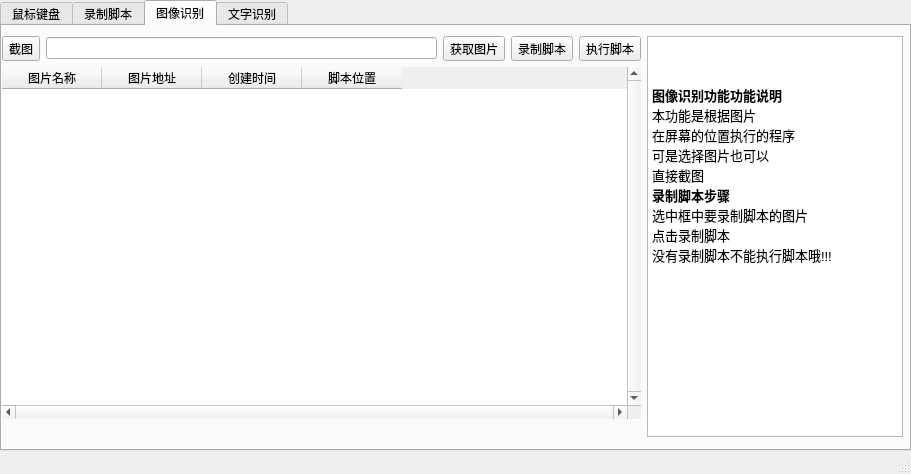
<?xml version="1.0" encoding="UTF-8"?>
<ui version="4.0">
 <class>MainWindow</class>
 <widget class="QMainWindow" name="MainWindow">
  <property name="geometry">
   <rect>
    <x>0</x>
    <y>0</y>
    <width>911</width>
    <height>474</height>
   </rect>
  </property>
  <property name="windowTitle">
   <string>MainWindow</string>
  </property>
  <widget class="QWidget" name="centralwidget">
   <widget class="QTabWidget" name="tabWidget">
    <property name="geometry">
     <rect>
      <x>0</x>
      <y>0</y>
      <width>911</width>
      <height>451</height>
     </rect>
    </property>
    <property name="currentIndex">
     <number>2</number>
    </property>
    <widget class="QWidget" name="tab">
     <attribute name="title">
      <string>鼠标键盘</string>
     </attribute>
     <widget class="QWidget" name="gridLayoutWidget">
      <property name="geometry">
       <rect>
        <x>0</x>
        <y>0</y>
        <width>661</width>
        <height>421</height>
       </rect>
      </property>
      <layout class="QGridLayout" name="gridLayout_2">
       <item row="3" column="2">
        <widget class="QLineEdit" name="lineEdit_4"/>
       </item>
       <item row="5" column="3" colspan="5">
        <widget class="QPushButton" name="pushButton">
         <property name="text">
          <string>启动应用</string>
         </property>
         <property name="shortcut">
          <string>F8</string>
         </property>
        </widget>
       </item>
       <item row="3" column="7">
        <widget class="QLineEdit" name="lineEdit_5"/>
       </item>
       <item row="0" column="3">
        <widget class="QLabel" name="label_5">
         <property name="text">
          <string>次</string>
         </property>
        </widget>
       </item>
       <item row="3" column="6">
        <widget class="QLabel" name="label_15">
         <property name="text">
          <string>秒</string>
         </property>
         <property name="buddy">
          <cstring>lineEdit_5</cstring>
         </property>
        </widget>
       </item>
       <item row="0" column="0">
        <widget class="QLabel" name="label">
         <property name="text">
          <string>鼠标右键:</string>
         </property>
         <property name="buddy">
          <cstring>lineEdit</cstring>
         </property>
        </widget>
       </item>
       <item row="2" column="2">
        <widget class="QTimeEdit" name="timeEdit"/>
       </item>
       <item row="0" column="5">
        <widget class="QLineEdit" name="lineEdit_7"/>
       </item>
       <item row="0" column="12">
        <widget class="QLineEdit" name="lineEdit_2"/>
       </item>
       <item row="2" column="7">
        <widget class="QCheckBox" name="checkBox_3">
         <property name="text">
          <string>是否启动</string>
         </property>
        </widget>
       </item>
       <item row="0" column="4">
        <widget class="QLabel" name="label_7">
         <property name="text">
          <string>延迟</string>
         </property>
         <property name="buddy">
          <cstring>lineEdit_7</cstring>
         </property>
        </widget>
       </item>
       <item row="1" column="4">
        <widget class="QLabel" name="label_10">
         <property name="text">
          <string>延迟</string>
         </property>
         <property name="buddy">
          <cstring>lineEdit_8</cstring>
         </property>
        </widget>
       </item>
       <item row="4" column="2" colspan="6">
        <widget class="QCheckBox" name="checkBox_5">
         <property name="text">
          <string>记住设置</string>
         </property>
        </widget>
       </item>
       <item row="1" column="12">
        <widget class="QLineEdit" name="lineEdit_6"/>
       </item>
       <item row="3" column="11">
        <widget class="QToolButton" name="toolButton">
         <property name="text">
          <string>...</string>
         </property>
        </widget>
       </item>
       <item row="3" column="5">
        <widget class="QLineEdit" name="lineEdit_10"/>
       </item>
       <item row="2" column="5">
        <widget class="QComboBox" name="comboBox">
         <item>
          <property name="text">
           <string/>
          </property>
         </item>
         <item>
          <property name="text">
           <string>向上</string>
          </property>
         </item>
         <item>
          <property name="text">
           <string>向下</string>
          </property>
         </item>
        </widget>
       </item>
       <item row="0" column="7">
        <widget class="QCheckBox" name="checkBox">
         <property name="text">
          <string>是否启动</string>
         </property>
        </widget>
       </item>
       <item row="1" column="3">
        <widget class="QLabel" name="label_6">
         <property name="text">
          <string>次</string>
         </property>
        </widget>
       </item>
       <item row="2" column="0">
        <widget class="QLabel" name="label_3">
         <property name="text">
          <string>滑轮</string>
         </property>
         <property name="buddy">
          <cstring>timeEdit</cstring>
         </property>
        </widget>
       </item>
       <item row="3" column="3">
        <widget class="QLabel" name="label_8">
         <property name="text">
          <string>次</string>
         </property>
        </widget>
       </item>
       <item row="1" column="11">
        <widget class="QToolButton" name="toolButton_3">
         <property name="text">
          <string>获取左键鼠标坐标</string>
         </property>
        </widget>
       </item>
       <item row="1" column="0">
        <widget class="QLabel" name="label_2">
         <property name="text">
          <string>鼠标左键</string>
         </property>
         <property name="buddy">
          <cstring>lineEdit_3</cstring>
         </property>
        </widget>
       </item>
       <item row="0" column="2">
        <widget class="QLineEdit" name="lineEdit"/>
       </item>
       <item row="3" column="4">
        <widget class="QLabel" name="label_12">
         <property name="text">
          <string>延迟</string>
         </property>
         <property name="buddy">
          <cstring>lineEdit_10</cstring>
         </property>
        </widget>
       </item>
       <item row="1" column="7">
        <widget class="QCheckBox" name="checkBox_2">
         <property name="text">
          <string>是否启动</string>
         </property>
        </widget>
       </item>
       <item row="0" column="6">
        <widget class="QLabel" name="label_9">
         <property name="text">
          <string>秒</string>
         </property>
         <property name="buddy">
          <cstring>checkBox</cstring>
         </property>
        </widget>
       </item>
       <item row="3" column="0">
        <widget class="QLabel" name="label_4">
         <property name="text">
          <string>键盘</string>
         </property>
         <property name="buddy">
          <cstring>lineEdit_4</cstring>
         </property>
        </widget>
       </item>
       <item row="1" column="5">
        <widget class="QLineEdit" name="lineEdit_8"/>
       </item>
       <item row="1" column="2">
        <widget class="QLineEdit" name="lineEdit_3"/>
       </item>
       <item row="1" column="6">
        <widget class="QLabel" name="label_13">
         <property name="text">
          <string>秒</string>
         </property>
         <property name="buddy">
          <cstring>checkBox_2</cstring>
         </property>
        </widget>
       </item>
       <item row="3" column="12" colspan="2">
        <widget class="QCheckBox" name="checkBox_4">
         <property name="text">
          <string>是否启动</string>
         </property>
        </widget>
       </item>
       <item row="0" column="11">
        <widget class="QToolButton" name="toolButton_2">
         <property name="text">
          <string>获取右键鼠标坐标</string>
         </property>
        </widget>
       </item>
      </layout>
     </widget>
     <widget class="QTextBrowser" name="textBrowser_3">
      <property name="geometry">
       <rect>
        <x>660</x>
        <y>0</y>
        <width>241</width>
        <height>421</height>
       </rect>
      </property>
      <property name="html">
       <string>&lt;!DOCTYPE HTML PUBLIC &quot;-//W3C//DTD HTML 4.0//EN&quot; &quot;http://www.w3.org/TR/REC-html40/strict.dtd&quot;&gt;
&lt;html&gt;&lt;head&gt;&lt;meta name=&quot;qrichtext&quot; content=&quot;1&quot; /&gt;&lt;style type=&quot;text/css&quot;&gt;
p, li { white-space: pre-wrap; }
&lt;/style&gt;&lt;/head&gt;&lt;body style=&quot; font-family:'SimSun'; font-size:9pt; font-weight:400; font-style:normal;&quot;&gt;
&lt;p align=&quot;center&quot; style=&quot; margin-top:0px; margin-bottom:0px; margin-left:0px; margin-right:0px; -qt-block-indent:0; text-indent:0px;&quot;&gt;&lt;span style=&quot; font-weight:600;&quot;&gt;键盘鼠标功能&lt;/span&gt;&lt;/p&gt;
&lt;p style=&quot; margin-top:0px; margin-bottom:0px; margin-left:0px; margin-right:0px; -qt-block-indent:0; text-indent:0px;&quot;&gt;该功能不具备停止功能 一旦执行 执行完才可以停止请妥善使用&lt;/p&gt;&lt;/body&gt;&lt;/html&gt;</string>
      </property>
     </widget>
    </widget>
    <widget class="QWidget" name="tab_2">
     <attribute name="title">
      <string>录制脚本</string>
     </attribute>
     <widget class="QToolButton" name="toolButton_4">
      <property name="geometry">
       <rect>
        <x>160</x>
        <y>60</y>
        <width>71</width>
        <height>41</height>
       </rect>
      </property>
      <property name="text">
       <string>录制脚本</string>
      </property>
      <property name="shortcut">
       <string>F9</string>
      </property>
     </widget>
     <widget class="QTextBrowser" name="textBrowser">
      <property name="geometry">
       <rect>
        <x>550</x>
        <y>10</y>
        <width>351</width>
        <height>411</height>
       </rect>
      </property>
      <property name="html">
       <string>&lt;!DOCTYPE HTML PUBLIC &quot;-//W3C//DTD HTML 4.0//EN&quot; &quot;http://www.w3.org/TR/REC-html40/strict.dtd&quot;&gt;
&lt;html&gt;&lt;head&gt;&lt;meta name=&quot;qrichtext&quot; content=&quot;1&quot; /&gt;&lt;style type=&quot;text/css&quot;&gt;
p, li { white-space: pre-wrap; }
&lt;/style&gt;&lt;/head&gt;&lt;body style=&quot; font-family:'SimSun'; font-size:9pt; font-weight:400; font-style:normal;&quot;&gt;
&lt;p align=&quot;center&quot; style=&quot; margin-top:12px; margin-bottom:12px; margin-left:0px; margin-right:0px; -qt-block-indent:0; text-indent:0px;&quot;&gt;&lt;span style=&quot; font-size:14pt; font-weight:600;&quot;&gt;功能说明&lt;/span&gt;&lt;/p&gt;
&lt;p style=&quot; margin-top:12px; margin-bottom:12px; margin-left:0px; margin-right:0px; -qt-block-indent:0; text-indent:0px;&quot;&gt;本程序执行步骤:&lt;/p&gt;
&lt;p style=&quot; margin-top:12px; margin-bottom:12px; margin-left:0px; margin-right:0px; -qt-block-indent:0; text-indent:0px;&quot;&gt;1.先点击录制脚本&lt;/p&gt;
&lt;p style=&quot; margin-top:12px; margin-bottom:12px; margin-left:0px; margin-right:0px; -qt-block-indent:0; text-indent:0px;&quot;&gt;2.进行你的操作&lt;/p&gt;
&lt;p style=&quot; margin-top:12px; margin-bottom:12px; margin-left:0px; margin-right:0px; -qt-block-indent:0; text-indent:0px;&quot;&gt;3.点击执行脚本&lt;/p&gt;
&lt;p style=&quot; margin-top:12px; margin-bottom:12px; margin-left:0px; margin-right:0px; -qt-block-indent:0; text-indent:0px;&quot;&gt;4.快捷键 F9开始录制脚本 F10结束录制脚本&lt;/p&gt;
&lt;p style=&quot; margin-top:12px; margin-bottom:12px; margin-left:0px; margin-right:0px; -qt-block-indent:0; text-indent:0px;&quot;&gt;Ps:本功能说明主要是监控键盘鼠标的点击和按键功能 &lt;/p&gt;
&lt;p style=&quot;-qt-paragraph-type:empty; margin-top:12px; margin-bottom:12px; margin-left:0px; margin-right:0px; -qt-block-indent:0; text-indent:0px;&quot;&gt;&lt;br /&gt;&lt;/p&gt;
&lt;p align=&quot;right&quot; style=&quot; margin-top:12px; margin-bottom:12px; margin-left:0px; margin-right:0px; -qt-block-indent:0; text-indent:0px;&quot;&gt;交流qq群:130538744&lt;/p&gt;
&lt;p align=&quot;right&quot; style=&quot; margin-top:12px; margin-bottom:12px; margin-left:0px; margin-right:0px; -qt-block-indent:0; text-indent:0px;&quot;&gt;本程序是自主开发不喜勿喷!!&lt;/p&gt;
&lt;p style=&quot; margin-top:12px; margin-bottom:12px; margin-left:0px; margin-right:0px; -qt-block-indent:0; text-indent:0px;&quot;&gt;&lt;br /&gt;&lt;/p&gt;
&lt;p style=&quot; margin-top:12px; margin-bottom:12px; margin-left:0px; margin-right:0px; -qt-block-indent:0; text-indent:0px;&quot;&gt;&lt;br /&gt;&lt;/p&gt;&lt;/body&gt;&lt;/html&gt;</string>
      </property>
     </widget>
     <widget class="QWidget" name="horizontalLayoutWidget">
      <property name="geometry">
       <rect>
        <x>130</x>
        <y>120</y>
        <width>281</width>
        <height>51</height>
       </rect>
      </property>
      <layout class="QHBoxLayout" name="horizontalLayout">
       <item>
        <widget class="QLabel" name="label_11">
         <property name="text">
          <string>文件路径:</string>
         </property>
        </widget>
       </item>
       <item>
        <widget class="QLineEdit" name="lineEdit_9"/>
       </item>
      </layout>
     </widget>
     <widget class="QToolButton" name="toolButton_5">
      <property name="geometry">
       <rect>
        <x>300</x>
        <y>60</y>
        <width>71</width>
        <height>41</height>
       </rect>
      </property>
      <property name="text">
       <string>执行脚本</string>
      </property>
     </widget>
     <widget class="QWidget" name="horizontalLayoutWidget_2">
      <property name="geometry">
       <rect>
        <x>140</x>
        <y>190</y>
        <width>241</width>
        <height>71</height>
       </rect>
      </property>
      <layout class="QHBoxLayout" name="horizontalLayout_3">
       <item>
        <widget class="QToolButton" name="toolButton_6">
         <property name="text">
          <string>打开文件</string>
         </property>
        </widget>
       </item>
       <item>
        <widget class="QToolButton" name="toolButton_7">
         <property name="text">
          <string>访问文件路径</string>
         </property>
        </widget>
       </item>
      </layout>
     </widget>
    </widget>
    <widget class="QWidget" name="tab_3">
     <attribute name="title">
      <string>图像识别</string>
     </attribute>
     <widget class="QWidget" name="gridLayoutWidget_2">
      <property name="geometry">
       <rect>
        <x>0</x>
        <y>10</y>
        <width>901</width>
        <height>401</height>
       </rect>
      </property>
      <layout class="QGridLayout" name="gridLayout">
       <item row="0" column="2">
        <widget class="QToolButton" name="toolButton_8">
         <property name="text">
          <string>获取图片</string>
         </property>
        </widget>
       </item>
       <item row="0" column="5" rowspan="5" colspan="2">
        <widget class="QTextBrowser" name="textBrowser_2">
         <property name="verticalScrollBarPolicy">
          <enum>Qt::ScrollBarAlwaysOff</enum>
         </property>
         <property name="autoFormatting">
          <set>QTextEdit::AutoAll</set>
         </property>
         <property name="html">
          <string>&lt;!DOCTYPE HTML PUBLIC &quot;-//W3C//DTD HTML 4.0//EN&quot; &quot;http://www.w3.org/TR/REC-html40/strict.dtd&quot;&gt;
&lt;html&gt;&lt;head&gt;&lt;meta name=&quot;qrichtext&quot; content=&quot;1&quot; /&gt;&lt;style type=&quot;text/css&quot;&gt;
p, li { white-space: pre-wrap; }
&lt;/style&gt;&lt;/head&gt;&lt;body style=&quot; font-family:'SimSun'; font-size:9pt; font-weight:400; font-style:normal;&quot;&gt;
&lt;p style=&quot;-qt-paragraph-type:empty; margin-top:0px; margin-bottom:0px; margin-left:0px; margin-right:0px; -qt-block-indent:0; text-indent:0px;&quot;&gt;&lt;br /&gt;&lt;/p&gt;
&lt;p style=&quot;-qt-paragraph-type:empty; margin-top:0px; margin-bottom:0px; margin-left:0px; margin-right:0px; -qt-block-indent:0; text-indent:0px; font-size:10pt; font-weight:600;&quot;&gt;&lt;br /&gt;&lt;/p&gt;
&lt;p style=&quot;-qt-paragraph-type:empty; margin-top:0px; margin-bottom:0px; margin-left:0px; margin-right:0px; -qt-block-indent:0; text-indent:0px; font-size:10pt; font-weight:600;&quot;&gt;&lt;br /&gt;&lt;/p&gt;
&lt;p style=&quot; margin-top:0px; margin-bottom:0px; margin-left:0px; margin-right:0px; -qt-block-indent:0; text-indent:0px;&quot;&gt;&lt;span style=&quot; font-size:10pt; font-weight:600;&quot;&gt;图像识别功能功能说明&lt;/span&gt;&lt;/p&gt;
&lt;p style=&quot; margin-top:0px; margin-bottom:0px; margin-left:0px; margin-right:0px; -qt-block-indent:0; text-indent:0px;&quot;&gt;&lt;span style=&quot; font-size:10pt;&quot;&gt;本功能是根据图片&lt;/span&gt;&lt;/p&gt;
&lt;p style=&quot; margin-top:0px; margin-bottom:0px; margin-left:0px; margin-right:0px; -qt-block-indent:0; text-indent:0px;&quot;&gt;&lt;span style=&quot; font-size:10pt;&quot;&gt;在屏幕的位置执行的程序&lt;/span&gt;&lt;/p&gt;
&lt;p style=&quot; margin-top:0px; margin-bottom:0px; margin-left:0px; margin-right:0px; -qt-block-indent:0; text-indent:0px;&quot;&gt;&lt;span style=&quot; font-size:10pt;&quot;&gt;可是选择图片也可以&lt;/span&gt;&lt;/p&gt;
&lt;p style=&quot; margin-top:0px; margin-bottom:0px; margin-left:0px; margin-right:0px; -qt-block-indent:0; text-indent:0px;&quot;&gt;&lt;span style=&quot; font-size:10pt;&quot;&gt;直接截图&lt;/span&gt;&lt;/p&gt;
&lt;p style=&quot; margin-top:0px; margin-bottom:0px; margin-left:0px; margin-right:0px; -qt-block-indent:0; text-indent:0px;&quot;&gt;&lt;span style=&quot; font-size:10pt; font-weight:600;&quot;&gt;录制脚本步骤&lt;/span&gt;&lt;/p&gt;
&lt;p style=&quot; margin-top:0px; margin-bottom:0px; margin-left:0px; margin-right:0px; -qt-block-indent:0; text-indent:0px;&quot;&gt;&lt;span style=&quot; font-size:10pt;&quot;&gt;选中框中要录制脚本的图片 &lt;/span&gt;&lt;/p&gt;
&lt;p style=&quot; margin-top:0px; margin-bottom:0px; margin-left:0px; margin-right:0px; -qt-block-indent:0; text-indent:0px;&quot;&gt;&lt;span style=&quot; font-size:10pt;&quot;&gt;点击录制脚本&lt;/span&gt;&lt;/p&gt;
&lt;p style=&quot; margin-top:0px; margin-bottom:0px; margin-left:0px; margin-right:0px; -qt-block-indent:0; text-indent:0px;&quot;&gt;&lt;span style=&quot; font-size:10pt;&quot;&gt;没有录制脚本不能执行脚本哦!!!&lt;/span&gt;&lt;/p&gt;&lt;/body&gt;&lt;/html&gt;</string>
         </property>
        </widget>
       </item>
       <item row="0" column="0">
        <widget class="QToolButton" name="toolButton_9">
         <property name="text">
          <string>截图</string>
         </property>
        </widget>
       </item>
       <item row="0" column="3">
        <widget class="QToolButton" name="toolButton_10">
         <property name="text">
          <string>录制脚本</string>
         </property>
        </widget>
       </item>
       <item row="0" column="1">
        <widget class="QLineEdit" name="lineEdit_11"/>
       </item>
       <item row="0" column="4">
        <widget class="QToolButton" name="toolButton_11">
         <property name="text">
          <string>执行脚本</string>
         </property>
        </widget>
       </item>
       <item row="1" column="0" colspan="5">
        <widget class="QTableWidget" name="tableWidget">
         <property name="frameShape">
          <enum>QFrame::NoFrame</enum>
         </property>
         <property name="frameShadow">
          <enum>QFrame::Raised</enum>
         </property>
         <property name="verticalScrollBarPolicy">
          <enum>Qt::ScrollBarAlwaysOn</enum>
         </property>
         <property name="horizontalScrollBarPolicy">
          <enum>Qt::ScrollBarAlwaysOn</enum>
         </property>
         <property name="sizeAdjustPolicy">
          <enum>QAbstractScrollArea::AdjustToContentsOnFirstShow</enum>
         </property>
         <property name="autoScroll">
          <bool>true</bool>
         </property>
         <property name="autoScrollMargin">
          <number>15</number>
         </property>
         <column>
          <property name="text">
           <string>图片名称</string>
          </property>
          <property name="textAlignment">
           <set>AlignCenter</set>
          </property>
         </column>
         <column>
          <property name="text">
           <string>图片地址</string>
          </property>
          <property name="textAlignment">
           <set>AlignCenter</set>
          </property>
         </column>
         <column>
          <property name="text">
           <string>创建时间</string>
          </property>
          <property name="textAlignment">
           <set>AlignCenter</set>
          </property>
         </column>
         <column>
          <property name="text">
           <string>脚本位置</string>
          </property>
          <property name="textAlignment">
           <set>AlignCenter</set>
          </property>
         </column>
        </widget>
       </item>
      </layout>
     </widget>
    </widget>
    <widget class="QWidget" name="tab_4">
     <attribute name="title">
      <string>文字识别</string>
     </attribute>
     <widget class="QLabel" name="label_16">
      <property name="geometry">
       <rect>
        <x>110</x>
        <y>140</y>
        <width>361</width>
        <height>71</height>
       </rect>
      </property>
      <property name="text">
       <string>待开发.....</string>
      </property>
     </widget>
    </widget>
   </widget>
  </widget>
  <widget class="QStatusBar" name="statusbar"/>
 </widget>
 <resources/>
 <connections/>
</ui>
